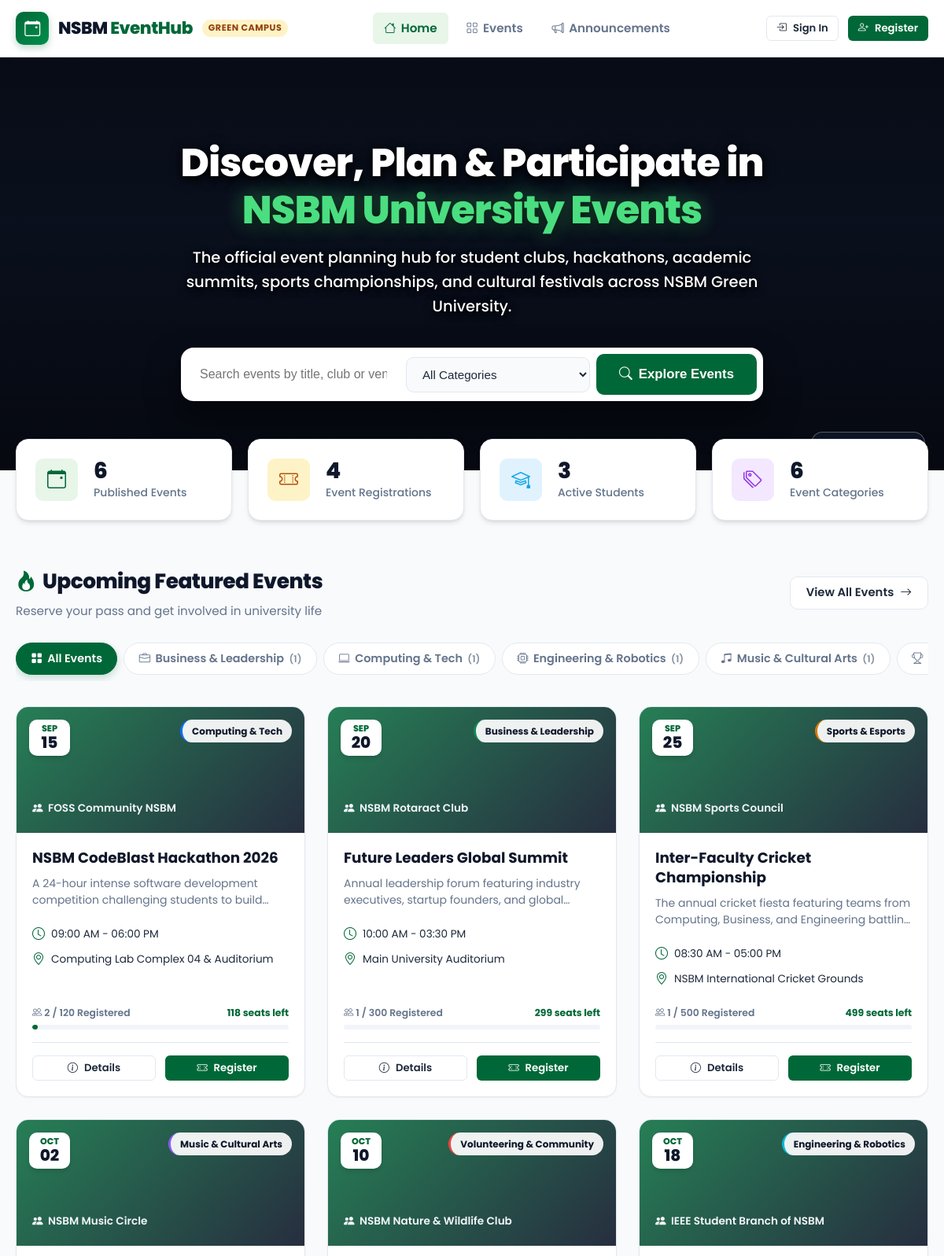
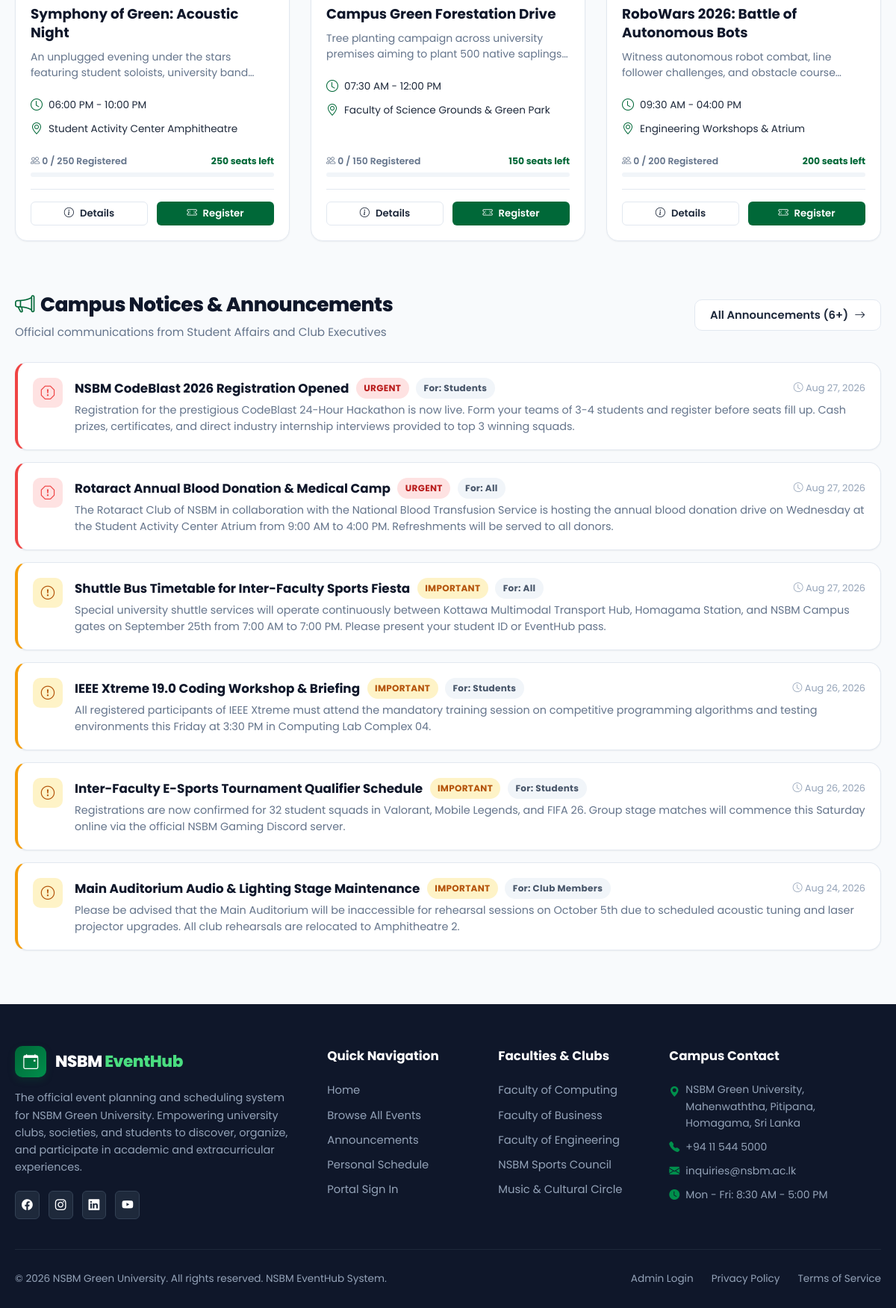
The page / on the database its author committed (2 pictures, top to bottom).
### tables this page shows
CREATE TABLE categories (
    id INT AUTO_INCREMENT PRIMARY KEY,
    name VARCHAR(100) NOT NULL UNIQUE,
    description TEXT NULL,
    icon VARCHAR(50) NOT NULL DEFAULT 'bi-bookmark',
    color_code VARCHAR(20) NOT NULL DEFAULT '#006838',
    created_at TIMESTAMP DEFAULT CURRENT_TIMESTAMP
);

CREATE TABLE events (
    id INT AUTO_INCREMENT PRIMARY KEY,
    category_id INT NOT NULL,
    title VARCHAR(200) NOT NULL,
    club_name VARCHAR(150) NOT NULL,
    description TEXT NOT NULL,
    venue VARCHAR(200) NOT NULL,
    event_date DATE NOT NULL,
    start_time TIME NOT NULL,
    end_time TIME NOT NULL,
    capacity INT NOT NULL DEFAULT 100,
    banner_image VARCHAR(255) NULL,
    status ENUM('upcoming', 'ongoing', 'completed', 'cancelled') NOT NULL DEFAULT 'upcoming',
    created_by INT NOT NULL,
    created_at TIMESTAMP DEFAULT CURRENT_TIMESTAMP,
    CONSTRAINT fk_event_category FOREIGN KEY (category_id) REFERENCES categories(id) ON DELETE CASCADE,
    CONSTRAINT fk_event_creator FOREIGN KEY (created_by) REFERENCES users(id) ON DELETE CASCADE
);

CREATE TABLE announcements (
    id INT AUTO_INCREMENT PRIMARY KEY,
    title VARCHAR(200) NOT NULL,
    content TEXT NOT NULL,
    priority ENUM('normal', 'important', 'urgent') NOT NULL DEFAULT 'normal',
    target_audience ENUM('all', 'students', 'club_members') NOT NULL DEFAULT 'all',
    created_by INT NOT NULL,
    created_at TIMESTAMP DEFAULT CURRENT_TIMESTAMP,
    CONSTRAINT fk_ann_creator FOREIGN KEY (created_by) REFERENCES users(id) ON DELETE CASCADE
);

### config/database.php (called while the page is built, shortened)
<?php
function formatDate($dateString) {
    $timestamp = strtotime($dateString);
    return date('M d, Y', $timestamp);
}
function formatTime($timeString) {
    $timestamp = strtotime($timeString);
    return date('h:i A', $timestamp);
}
function getBaseUrl() {
    $scriptName = str_replace('\\', '/', $_SERVER['SCRIPT_NAME'] ?? '');
    $dir = str_replace('\\', '/', dirname($scriptName));
    $trimmed = trim($dir, '/');
    return $trimmed === '' ? '/' : '/' . $trimmed . '/';
}
function getPriorityBadgeClass($priority) {
    switch (strtolower($priority)) {
        case 'urgent':
            return 'badge-urgent';
        case 'important':
            return 'badge-important';
    }
}

### index.php (the view, shortened to what this page needs)
<?php
require_once __DIR__ . '/config/database.php';
$pdo = getDbConnection();
$totalEventsStmt = $pdo->query("SELECT COUNT(*) FROM events WHERE status != 'cancelled'");
$totalEvents = $totalEventsStmt->fetchColumn();
$totalCategoriesStmt = $pdo->query("SELECT COUNT(*) FROM categories");
$totalCategories = $totalCategoriesStmt->fetchColumn();
$totalRegsStmt = $pdo->query("SELECT COUNT(*) FROM registrations WHERE status != 'cancelled'");
$totalRegs = $totalRegsStmt->fetchColumn();
$totalStudentsStmt = $pdo->query("SELECT COUNT(*) FROM users WHERE role = 'student'");
$totalStudents = $totalStudentsStmt->fetchColumn();
$categoriesStmt = $pdo->query("SELECT c.*, COUNT(e.id) as event_count FROM categories c LEFT JOIN events e ON c.id = e.category_id AND e.status = 'upcoming' GROUP BY c.id ORDER BY c.name ASC");
$categories = $categoriesStmt->fetchAll();
$eventsStmt = $pdo->query("
    SELECT e.*, c.name as category_name, c.color_code as category_color,
           (SELECT COUNT(*) FROM registrations r WHERE r.event_id = e.id AND r.status != 'cancelled') as registered_count
    FROM events e
    JOIN categories c ON e.category_id = c.id
    WHERE e.status = 'upcoming' AND e.event_date >= CURDATE()
    ORDER BY e.event_date ASC, e.start_time ASC
    LIMIT 6
");
$upcomingEvents = $eventsStmt->fetchAll();
$announcementsStmt = $pdo->query("
    SELECT a.*, u.full_name as author_name
    FROM announcements a
    JOIN users u ON a.created_by = u.id
    ORDER BY FIELD(a.priority, 'urgent', 'important', 'normal'), a.created_at DESC
    LIMIT 6
");
$announcements = $announcementsStmt->fetchAll();
require_once __DIR__ . '/includes/header.php';
?>
<section class="hero-section">
    <div class="hero-video-wrapper">
        <video class="hero-video-bg" id="heroDroneVideo" autoplay muted loop playsinline poster="https://upload.wikimedia.org/wikipedia/commons/8/83/NSBM_Green_University_aerial_view.jpg">
            <source src="https://assets.mixkit.co/videos/preview/mixkit-drone-view-of-a-modern-university-campus-41527-large.mp4" type="video/mp4">
            <source src="https://assets.mixkit.co/videos/preview/mixkit-aerial-view-of-a-green-campus-and-buildings-41529-large.mp4" type="video/mp4">
        </video>
        <div class="hero-overlay"></div>
    </div>
    <button type="button" class="hero-video-toggle" id="heroVideoToggle" title="Toggle Drone Camera">
        <i class="bi bi-camera-video-fill"></i> <span>Live Drone View</span>
    </button>
    <div class="container hero-content">
        <h1 class="hero-title">Discover, Plan & Participate in <span>NSBM University Events</span></h1>
        <p class="hero-subtitle">The official event planning hub for student clubs, hackathons, academic summits, sports championships, and cultural festivals across NSBM Green University.</p>
        <form action="<?php echo $baseUrl; ?>events.php" method="GET" class="hero-search-box">
            <input type="text" name="search" class="hero-search-input" placeholder="Search events by title, club or venue...">
            <select name="category" class="hero-search-select">
                <option value="">All Categories</option>
            </select>
            <button type="submit" class="btn btn-primary btn-lg">
                <i class="bi bi-search"></i> Explore Events
            </button>
        </form>
    </div>
</section>
<div class="container">
    <div class="stats-grid">
        <div class="stat-card">
            <div class="stat-icon green"><i class="bi bi-calendar-event"></i></div>
            <div>
                <div class="stat-number"><?php echo $totalEvents; ?></div>
                <div class="stat-label">Published Events</div>
            </div>
        </div>
        <div class="stat-card">
            <div class="stat-icon gold"><i class="bi bi-ticket-perforated"></i></div>
            <div>
                <div class="stat-number"><?php echo $totalRegs; ?></div>
                <div class="stat-label">Event Registrations</div>
            </div>
        </div>
        <div class="stat-card">
            <div class="stat-icon blue"><i class="bi bi-mortarboard"></i></div>
            <div>
                <div class="stat-number"><?php echo $totalStudents; ?></div>
                <div class="stat-label">Active Students</div>
            </div>
        </div>
        <div class="stat-card">
            <div class="stat-icon purple"><i class="bi bi-tags"></i></div>
            <div>
                <div class="stat-number"><?php echo $totalCategories; ?></div>
                <div class="stat-label">Event Categories</div>
            </div>
        </div>
    </div>
    <div class="section-header">
        <div>
            <h2 class="section-title"><i class="bi bi-fire"></i> Upcoming Featured Events</h2>
            <p class="section-subtitle">Reserve your pass and get involved in university life</p>
        </div>
        <a href="<?php echo $baseUrl; ?>events.php" class="btn btn-secondary">
            View All Events <i class="bi bi-arrow-right"></i>
        </a>
    </div>
    <div class="category-filter-bar">
        <a href="<?php echo $baseUrl; ?>events.php" class="category-pill active">
            <i class="bi bi-grid-fill"></i> All Events
        </a>
        <?php foreach ($categories as $cat): ?>
            <a href="<?php echo $baseUrl; ?>events.php?category=<?php echo $cat['id']; ?>" class="category-pill">
                <i class="bi <?php echo htmlspecialchars($cat['icon']); ?>"></i>
                <?php echo htmlspecialchars($cat['name']); ?>
                <span style="font-size: 0.75rem; opacity: 0.8;">(<?php echo $cat['event_count']; ?>)</span>
            </a>
        <?php endforeach; ?>
    </div>
    <?php if (empty($upcomingEvents)): ?>
        <div class="card" style="text-align: center; padding: 3rem 1rem;">
            <i class="bi bi-calendar-x" style="font-size: 3rem; color: var(--text-light); margin-bottom: 1rem; display: block;"></i>
            <h3>No Upcoming Events at the Moment</h3>
            <p style="color: var(--text-muted); margin-bottom: 1.5rem;">Check back soon for new club activities and campus schedules.</p>
        </div>
    <?php else: ?>
        <div class="events-grid">
            <?php foreach ($upcomingEvents as $evt):
                $seatsLeft = max(0, $evt['capacity'] - $evt['registered_count']);
                $pctFilled = min(100, round(($evt['registered_count'] / $evt['capacity']) * 100));
                $barClass = $pctFilled >= 90 ? 'danger' : ($pctFilled >= 70 ? 'warning' : '');
                $evtMonth = date('M', strtotime($evt['event_date']));
                $evtDay = date('d', strtotime($evt['event_date']));
            ?>
                <div class="event-card">
                    <div class="event-card-header" style="background-image: linear-gradient(135deg, rgba(0, 104, 56, 0.85) 0%, rgba(15, 23, 42, 0.9) 100%);">
                        <div class="event-date-badge">
                            <div class="event-date-month"><?php echo $evtMonth; ?></div>
                            <div class="event-date-day"><?php echo $evtDay; ?></div>
                        </div>
                        <span class="event-category-tag" style="border-left: 3px solid <?php echo htmlspecialchars($evt['category_color']); ?>;">
                            <?php echo htmlspecialchars($evt['category_name']); ?>
                        </span>
                        <div class="event-club-meta">
                            <i class="bi bi-people-fill"></i> <?php echo htmlspecialchars($evt['club_name']); ?>
                        </div>
                    </div>
                    <div class="event-card-body">
                        <h3 class="event-title">
                            <a href="<?php echo $baseUrl; ?>event_details.php?id=<?php echo $evt['id']; ?>"><?php echo htmlspecialchars($evt['title']); ?></a>
                        </h3>
                        <p class="event-description"><?php echo htmlspecialchars($evt['description']); ?></p>
                        <ul class="event-meta-list">
                            <li class="event-meta-item">
                                <i class="bi bi-clock"></i>
                                <span><?php echo formatTime($evt['start_time']); ?> - <?php echo formatTime($evt['end_time']); ?></span>
                            </li>
                            <li class="event-meta-item">
                                <i class="bi bi-geo-alt"></i>
                                <span><?php echo htmlspecialchars($evt['venue']); ?></span>
                            </li>
                        </ul>
                        <div class="event-capacity-bar-wrapper">
                            <div class="event-capacity-label">
                                <span><i class="bi bi-people"></i> <?php echo $evt['registered_count']; ?> / <?php echo $evt['capacity']; ?> Registered</span>
                                <span style="font-weight: 700; color: <?php echo $seatsLeft <= 10 ? 'var(--danger)' : 'var(--primary)'; ?>;">
                                    <?php echo $seatsLeft; ?> seats left
                                </span>
                            </div>
                            <div class="progress-bar-bg">
                                <div class="progress-bar-fill <?php echo $barClass; ?>" style="width: <?php echo $pctFilled; ?>%;"></div>
                            </div>
                        </div>
                        <div class="event-card-footer">
                            <a href="<?php echo $baseUrl; ?>event_details.php?id=<?php echo $evt['id']; ?>" class="btn btn-secondary btn-sm">
                                <i class="bi bi-info-circle"></i> Details
                            </a>
                            <a href="<?php echo $baseUrl; ?>event_details.php?id=<?php echo $evt['id']; ?>" class="btn btn-primary btn-sm">
                                <i class="bi bi-ticket-perforated"></i> Register
                            </a>
                        </div>
                    </div>
                </div>
            <?php endforeach; ?>
        </div>
    <?php endif; ?>
    <div style="margin-top: 4rem;">
        <div class="section-header">
            <div>
                <h2 class="section-title"><i class="bi bi-megaphone"></i> Campus Notices & Announcements</h2>
                <p class="section-subtitle">Official communications from Student Affairs and Club Executives</p>
            </div>
            <a href="<?php echo $baseUrl; ?>announcements.php" class="btn btn-secondary">
                All Announcements (<?php echo count($announcements); ?>+) <i class="bi bi-arrow-right"></i>
            </a>
        </div>
        <div>
            <?php if (empty($announcements)): ?>
                <div class="card" style="padding: 2rem; text-align: center;">
                    <p style="color: var(--text-muted);">No announcements at this time.</p>
                </div>
            <?php else: ?>
                <?php foreach ($announcements as $ann): ?>
                    <div class="announcement-card <?php echo htmlspecialchars($ann['priority']); ?>">
                        <div class="announcement-icon <?php echo htmlspecialchars($ann['priority']); ?>">
                            <i class="bi <?php echo $ann['priority'] === 'urgent' ? 'bi-exclamation-octagon' : ($ann['priority'] === 'important' ? 'bi-exclamation-circle' : 'bi-bell'); ?>"></i>
                        </div>
                        <div class="announcement-content">
                            <div class="announcement-header">
                                <div style="display: flex; align-items: center; gap: 0.6rem; flex-wrap: wrap;">
                                    <h4 class="announcement-title"><?php echo htmlspecialchars($ann['title']); ?></h4>
                                    <span class="badge <?php echo getPriorityBadgeClass($ann['priority']); ?>">
                                        <?php echo ucfirst($ann['priority']); ?>
                                    </span>
                                    <span class="badge badge-normal" style="text-transform: capitalize;">
                                        For: <?php echo str_replace('_', ' ', htmlspecialchars($ann['target_audience'])); ?>
                                    </span>
                                </div>
                                <span class="announcement-time">
                                    <i class="bi bi-clock"></i> <?php echo formatDate($ann['created_at']); ?>
                                </span>
                            </div>
                            <p class="announcement-text"><?php echo nl2br(htmlspecialchars($ann['content'])); ?></p>
                        </div>
                    </div>
                <?php endforeach; ?>
            <?php endif; ?>
        </div>
    </div>
</div>
<?php require_once __DIR__ . '/includes/footer.php'; ?>

### rows shown on the page
categories: name "Business & Leadership", event_count "1"
categories: name "Computing & Tech", event_count "1"
categories: name "Engineering & Robotics", event_count "1"
categories: name "Music & Cultural Arts", event_count "1"
events: event_date "SEP", event_date "15", category.name "Computing & Tech", club_name "FOSS Community NSBM", title "NSBM CodeBlast Hackathon 2026", description "A 24-hour intense software development competition challenging students to…", start_time "09:00 AM", end_time "06:00 PM", venue "Computing Lab Complex 04 & Auditorium", registered_count "2", capacity "120", seatsLeft "118"
events: event_date "SEP", event_date "20", category.name "Business & Leadership", club_name "NSBM Rotaract Club", title "Future Leaders Global Summit", description "Annual leadership forum featuring industry executives, startup founders, and…", start_time "10:00 AM", end_time "03:30 PM", venue "Main University Auditorium", registered_count "1", capacity "300", seatsLeft "299"
events: event_date "SEP", event_date "25", category.name "Sports & Esports", club_name "NSBM Sports Council", title "Inter-Faculty Cricket Championship", description "The annual cricket fiesta featuring teams from Computing, Business, and Engineering…", start_time "08:30 AM", end_time "05:00 PM", venue "NSBM International Cricket Grounds", registered_count "1", capacity "500", seatsLeft "499"
events: event_date "OCT", event_date "02", category.name "Music & Cultural Arts", club_name "NSBM Music Circle", title "Symphony of Green: Acoustic Night", description "An unplugged evening under the stars featuring student soloists, university…", start_time "06:00 PM", end_time "10:00 PM", venue "Student Activity Center Amphitheatre", registered_count "0", capacity "250"
events: event_date "OCT", event_date "10", category.name "Volunteering & Community", club_name "NSBM Nature & Wildlife Club", title "Campus Green Forestation Drive", description "Tree planting campaign across university premises aiming to plant 500 native…", start_time "07:30 AM", end_time "12:00 PM", venue "Faculty of Science Grounds & Green Park", registered_count "0", capacity "150"
events: event_date "OCT", event_date "18", category.name "Engineering & Robotics", club_name "IEEE Student Branch of NSBM", title "RoboWars 2026: Battle of Autonomous Bots", description "Witness autonomous robot combat, line follower challenges, and obstacle…", start_time "09:30 AM", end_time "04:00 PM", venue "Engineering Workshops & Atrium", registered_count "0", capacity "200"
announcements: title "NSBM CodeBlast 2026 Registration Opened", priority "URGENT", target_audience "Students", created_at "Aug 27, 2026", content "Registration for the prestigious CodeBlast 24-Hour Hackathon is now live. Form your teams of 3-4 students and register before seats fill up. Cash prizes, certificates, and direct industry internship interviews provided to top 3 winning squads."
announcements: title "Rotaract Annual Blood Donation & Medical Camp", priority "URGENT", target_audience "All", created_at "Aug 27, 2026", content "The Rotaract Club of NSBM in collaboration with the National Blood Transfusion Service is hosting the annual blood donation drive on Wednesday at the Student Activity Center Atrium from 9:00 AM to 4:00 PM. Refreshments will be served to all donors."
announcements: title "Shuttle Bus Timetable for Inter-Faculty Sports Fiesta", priority "IMPORTANT", target_audience "All", created_at "Aug 27, 2026", content "Special university shuttle services will operate continuously between Kottawa Multimodal Transport Hub, Homagama Station, and NSBM Campus gates on September 25th from 7:00 AM to 7:00 PM. Please present your student ID or EventHub pass."
announcements: title "IEEE Xtreme 19.0 Coding Workshop & Briefing", priority "IMPORTANT", target_audience "Students", created_at "Aug 26, 2026", content "All registered participants of IEEE Xtreme must attend the mandatory training session on competitive programming algorithms and testing environments this Friday at 3:30 PM in Computing Lab Complex 04."
announcements: title "Inter-Faculty E-Sports Tournament Qualifier Schedule", priority "IMPORTANT", target_audience "Students", created_at "Aug 26, 2026", content "Registrations are now confirmed for 32 student squads in Valorant, Mobile Legends, and FIFA 26. Group stage matches will commence this Saturday online via the official NSBM Gaming Discord server."
announcements: title "Main Auditorium Audio & Lighting Stage Maintenance", priority "IMPORTANT", target_audience "Club Members", created_at "Aug 24, 2026", content "Please be advised that the Main Auditorium will be inaccessible for rehearsal sessions on October 5th due to scheduled acoustic tuning and laser projector upgrades. All club rehearsals are relocated to Amphitheatre 2."

### other values the page prints
$totalEvents "6"
$totalRegs "4"
$totalStudents "3"
$totalCategories "6"
count($announcements) "6"
